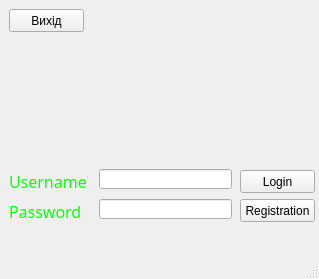
<?xml version="1.0" encoding="UTF-8"?>
<ui version="4.0">
 <class>MainWindow1</class>
 <widget class="QMainWindow" name="MainWindow1">
  <property name="geometry">
   <rect>
    <x>0</x>
    <y>0</y>
    <width>319</width>
    <height>279</height>
   </rect>
  </property>
  <property name="windowTitle">
   <string>MainWindow</string>
  </property>
  <widget class="QWidget" name="centralwidget">
   <widget class="QScrollArea" name="scrollArea">
    <property name="geometry">
     <rect>
      <x>9</x>
      <y>9</y>
      <width>309</width>
      <height>253</height>
     </rect>
    </property>
    <property name="frameShape">
     <enum>QFrame::NoFrame</enum>
    </property>
    <property name="widgetResizable">
     <bool>true</bool>
    </property>
    <widget class="QWidget" name="scrollAreaWidgetContents">
     <property name="geometry">
      <rect>
       <x>0</x>
       <y>0</y>
       <width>309</width>
       <height>253</height>
      </rect>
     </property>
     <widget class="QLineEdit" name="lineEdit_pas">
      <property name="geometry">
       <rect>
        <x>90</x>
        <y>190</y>
        <width>133</width>
        <height>20</height>
       </rect>
      </property>
      <property name="echoMode">
       <enum>QLineEdit::Password</enum>
      </property>
     </widget>
     <widget class="QLabel" name="label_2">
      <property name="geometry">
       <rect>
        <x>0</x>
        <y>160</y>
        <width>84</width>
        <height>25</height>
       </rect>
      </property>
      <property name="font">
       <font>
        <family>Segoe Script</family>
        <pointsize>12</pointsize>
        <weight>9</weight>
        <italic>false</italic>
        <bold>false</bold>
       </font>
      </property>
      <property name="styleSheet">
       <string notr="true">
font: 75 12pt &quot;Segoe Script&quot;;
color:rgb(14, 255, 14);</string>
      </property>
      <property name="text">
       <string>Username</string>
      </property>
     </widget>
     <widget class="QLineEdit" name="lineEdit_login">
      <property name="geometry">
       <rect>
        <x>90</x>
        <y>160</y>
        <width>133</width>
        <height>20</height>
       </rect>
      </property>
     </widget>
     <widget class="QLabel" name="label_3">
      <property name="geometry">
       <rect>
        <x>0</x>
        <y>190</y>
        <width>82</width>
        <height>25</height>
       </rect>
      </property>
      <property name="font">
       <font>
        <family>Segoe Script</family>
        <pointsize>12</pointsize>
        <weight>9</weight>
        <italic>false</italic>
        <bold>false</bold>
       </font>
      </property>
      <property name="styleSheet">
       <string notr="true">
font: 75 12pt &quot;Segoe Script&quot;;
color:rgb(14, 255, 14);</string>
      </property>
      <property name="text">
       <string>Password</string>
      </property>
     </widget>
     <widget class="QLabel" name="label">
      <property name="geometry">
       <rect>
        <x>20</x>
        <y>100</y>
        <width>246</width>
        <height>16</height>
       </rect>
      </property>
      <property name="text">
       <string/>
      </property>
     </widget>
     <widget class="QLabel" name="label_5">
      <property name="geometry">
       <rect>
        <x>-10</x>
        <y>-10</y>
        <width>321</width>
        <height>271</height>
       </rect>
      </property>
      <property name="text">
       <string/>
      </property>
     </widget>
     <widget class="QPushButton" name="pushButton">
      <property name="geometry">
       <rect>
        <x>0</x>
        <y>0</y>
        <width>75</width>
        <height>23</height>
       </rect>
      </property>
      <property name="text">
       <string>Вихід</string>
      </property>
     </widget>
     <widget class="QPushButton" name="pushButton_registation">
      <property name="geometry">
       <rect>
        <x>231</x>
        <y>190</y>
        <width>75</width>
        <height>23</height>
       </rect>
      </property>
      <property name="cursor">
       <cursorShape>ArrowCursor</cursorShape>
      </property>
      <property name="text">
       <string>Registration</string>
      </property>
     </widget>
     <widget class="QPushButton" name="pushButton_login">
      <property name="geometry">
       <rect>
        <x>231</x>
        <y>161</y>
        <width>75</width>
        <height>23</height>
       </rect>
      </property>
      <property name="text">
       <string>Login</string>
      </property>
     </widget>
     <widget class="QLabel" name="label_4">
      <property name="geometry">
       <rect>
        <x>10</x>
        <y>210</y>
        <width>311</width>
        <height>20</height>
       </rect>
      </property>
      <property name="styleSheet">
       <string notr="true">font: 75 11pt &quot;Verdana&quot;;
/*font: 75 8pt &quot;MS Shell Dlg 2&quot;;*/
color: rgb(131, 255, 129);
/*font: 75 8pt &quot;Georgia&quot;;*/</string>
      </property>
      <property name="text">
       <string/>
      </property>
     </widget>
     <zorder>label_5</zorder>
     <zorder>lineEdit_pas</zorder>
     <zorder>lineEdit_login</zorder>
     <zorder>label_3</zorder>
     <zorder>label</zorder>
     <zorder>label_2</zorder>
     <zorder>pushButton</zorder>
     <zorder>pushButton_registation</zorder>
     <zorder>pushButton_login</zorder>
     <zorder>label_4</zorder>
    </widget>
   </widget>
  </widget>
  <widget class="QMenuBar" name="menubar">
   <property name="geometry">
    <rect>
     <x>0</x>
     <y>0</y>
     <width>319</width>
     <height>21</height>
    </rect>
   </property>
  </widget>
  <widget class="QStatusBar" name="statusbar"/>
 </widget>
 <resources/>
 <connections/>
</ui>
